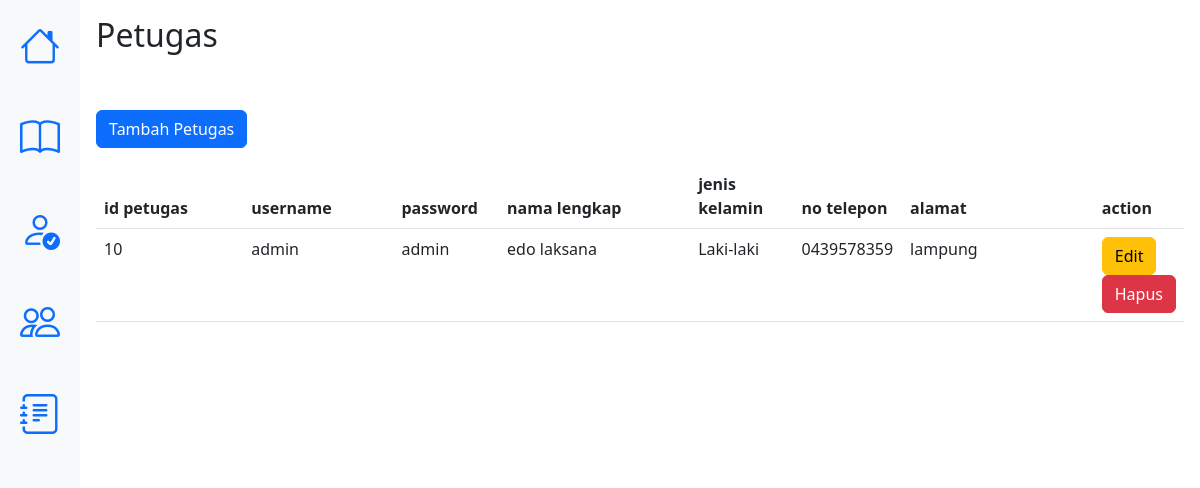
The app's page /perpustakaan/petugas.php with its own data.
### tables this page shows
CREATE TABLE `petugas` (
  `id_Petugas` int(11) NOT NULL,
  `username` varchar(128) NOT NULL,
  `password` varchar(128) NOT NULL,
  `nama_lengkap` varchar(128) NOT NULL,
  `jenis_kelamin` varchar(12) NOT NULL,
  `no_telepon` varchar(120) NOT NULL,
  `alamat` varchar(120) NOT NULL
);

### perpustakaan/petugas.php (the view, shortened to what this page needs)
<?php
    include('koneksi.php');
    $res = mysqli_query($conn, "SELECT * FROM petugas");
?>
<!DOCTYPE html>
<html lang="en">
<head>
    <link rel="stylesheet" href="bootstrap/css/bootstrap.css">
    <link rel="stylesheet" href="https://cdn.jsdelivr.net/npm/bootstrap-icons@1.8.2/font/bootstrap-icons.css">
    <link rel="stylesheet" href="style/custom.css">
</head>
<body>
    <div class="container-fluid">
        <div class="row">
            <div class="col-sm-auto bg-light sticky-top">
                <div class="d-flex flex-sm-column flex-row flex-nowrap bg-light align-items-center sticky-top">
                    <ul class="nav nav-pills nav-flush flex-sm-column flex-row flex-nowrap mb-auto mx-auto text-center align-items-center">
                        <li class="nav-item">
                            <a href="dashboard.php" class="nav-link py-3 px-2" title="" data-bs-toggle="tooltip" data-bs-placement="right" data-bs-original-title="Home">
                                <i class="bi-house fs-1"></i>
                            </a>
                        </li>
                        <li>
                            <a href="buku.php" class="nav-link py-3 px-2" title="" data-bs-toggle="tooltip" data-bs-placement="right" data-bs-original-title="Dashboard">
                                <i class="bi-book fs-1"></i>
                            </a>
                        </li>
                        <li>
                            <a href="petugas.php" class="nav-link py-3 px-2" title="" data-bs-toggle="tooltip" data-bs-placement="right" data-bs-original-title="Orders">
                                <i class="bi-person-check fs-1"></i>
                            </a>
                        </li>
                        <li>
                            <a href="tamu.php" class="nav-link py-3 px-2" title="" data-bs-toggle="tooltip" data-bs-placement="right" data-bs-original-title="Products">
                                <i class="bi-people fs-1"></i>
                            </a>
                        </li>
                        <li>
                            <a href="transaksi.php" class="nav-link py-3 px-2" title="" data-bs-toggle="tooltip" data-bs-placement="right" data-bs-original-title="Customers">
                                <i class="bi-journal-text fs-1"></i>
                            </a>
                        </li>
                    </ul>
                </div>
            </div>
            <div class="col-sm p-3 min-vh-100">
                <h2>Petugas</h2>
                <a href="tambah-petugas.php" class="btn btn-primary mt-5">Tambah Petugas</a>
                <div class="table-responsive mt-3">
                    <table class="table table-hover table-buku">
                        <thead>
                            <tr>
                                <th width="15%">id petugas</th>
                                <th width="15%">username</th>
                                <th width="10%">password</th>
                                <th width="20%">nama lengkap</th>
                                <th width="10%">jenis kelamin</th>
                                <th width="10%">no telepon</th>
                                <th width="20%">alamat</th>
                                <th>action</th>
                            </tr>
                        </thead>
                        <tbody>
                        <?php while($data = mysqli_fetch_array($res)) {?>
                            <tr>
                                <td><?php echo $data['id_Petugas'] ?> </td>
                                <td><?php echo $data['username'] ?> </td>
                                <td><?php echo $data['password'] ?> </td>
                                <td><?php echo $data['nama_lengkap'] ?> </td>
                                <td><?php echo $data['jenis_kelamin'] ?> </td>
                                <td><?php echo $data['no_telepon'] ?> </td>
                                <td><?php echo $data['alamat'] ?> </td>
                                <td>
                                    <a href="edit-petugas.php?id=<?php echo $data['id_Petugas'];?>" class="btn btn-warning">Edit
                                    </a>
                                    <a href="hapus-petugas.php?id=<?php echo $data['id_Petugas'];?>" class="btn btn-danger">Hapus
                                    </a>
                                </td>
                            </tr>
                        <?php } ?>
                        </tbody>
                    </table>
                </div>
            </div>
        </div>
    </div>
</body>
</html>

### records on screen
petugas: id_Petugas "10", username "admin", password "admin", nama_lengkap "edo laksana", jenis_kelamin "Laki-laki", no_telepon "0439578359", alamat "lampung"
